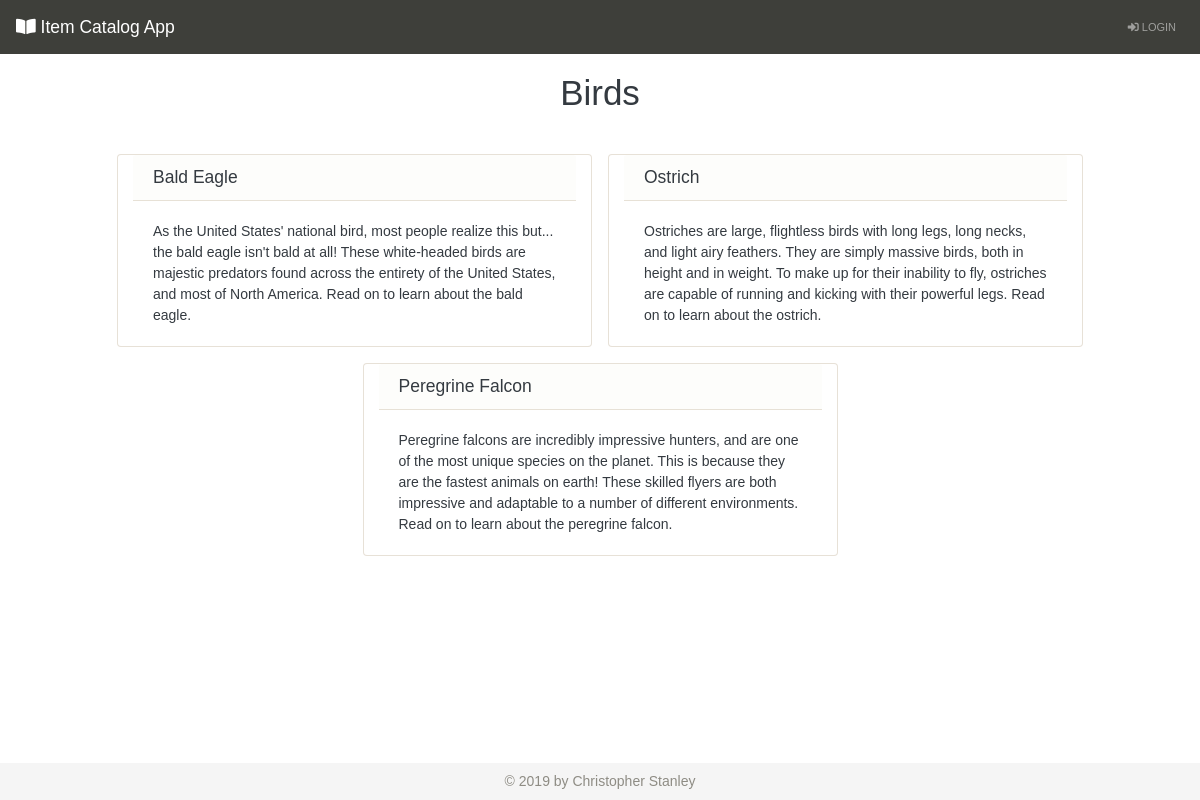
Screenshot of /categories/3/items with the database file from the repository.
### database_setup.py (models this page shows, shortened)
class Category(Base):
    __tablename__ = 'category'
    name = Column(String(80), nullable = False)
    id = Column(Integer, primary_key = True)
    user_id = Column(Integer, ForeignKey('user.id'))
    user = relationship(User)

class Item(Base):
    __tablename__ = 'item'
    name = Column(String(80), nullable = False)
    id = Column(Integer, primary_key = True)
    description = Column(String(250))
    category_id = Column(Integer, ForeignKey('category.id'))
    category = relationship(Category)
    user_id = Column(Integer, ForeignKey('user.id'))
    user = relationship(User)

### project.py (the view)
@app.route('/categories/<int:category_id>/items')
def showItems(category_id):
    category = session.query(Category).filter_by(id = category_id).one()
    creator = getUserInfo(category.user_id)
    items = session.query(Item).filter_by(category_id = category_id)
    if 'username' not in login_session or creator.id != login_session['user_id']:
        if 'username' in login_session:
            user = getUserInfo(login_session['user_id'])
            return render_template('publicitems.html', items = items, category = category, creator = creator, user = user)
        else:
            return render_template('publicitems.html', items = items, category = category, creator = creator)
    else:
        user = getUserInfo(login_session['user_id'])
        return render_template('items.html', items = items, category = category, creator = creator, user = user)

### project.py (called while the page is built)
def getUserInfo(user_id):
    user = session.query(User).filter_by(id = user_id).one()
    return user

### templates/publicitems.html (shortened to what this page needs)
{% extends "base.html" %}
{% block content %}
<div class="row mt-2">
    <div class="col-12">
        <h1 class="text-center">{{ category.name }}</h1>
    </div>
</div>
<div class="row justify-content-center mt-4">
    {% for i in items %}
    <div class="card col-md-5 col-12 m-2">
        <h5 class="card-header">{{ i.name }}</h5>
        <div class="card-body">
            <p class="card-text">{{ i.description }}</p>
        </div>
    </div>
    {% endfor %}
</div>
{% endblock %}

### static/styles.css (style rules this page uses)
html #body { font-family: 'Concert One', sans-serif; color: #343a40; height: 100vh; }

### rows the page displays
Category: name "Birds"
Item: name "Bald Eagle", description "As the United States' national bird, most people realize this but... the bald eagle isn't bald at all! These white-headed birds are majestic predators found across the entirety of the United States, and most of North America. Read on to learn about the bald eagle."
Item: name "Ostrich", description "Ostriches are large, flightless birds with long legs, long necks, and light airy feathers. They are simply massive birds, both in height and in weight. To make up for their inability to fly, ostriches are capable of running and kicking with their powerful legs. Read on to learn about the ostrich."
Item: name "Peregrine Falcon", description "Peregrine falcons are incredibly impressive hunters, and are one of the most unique species on the planet. This is because they are the fastest animals on earth! These skilled flyers are both impressive and adaptable to a number of different environments. Read on to learn about the peregrine falcon."
